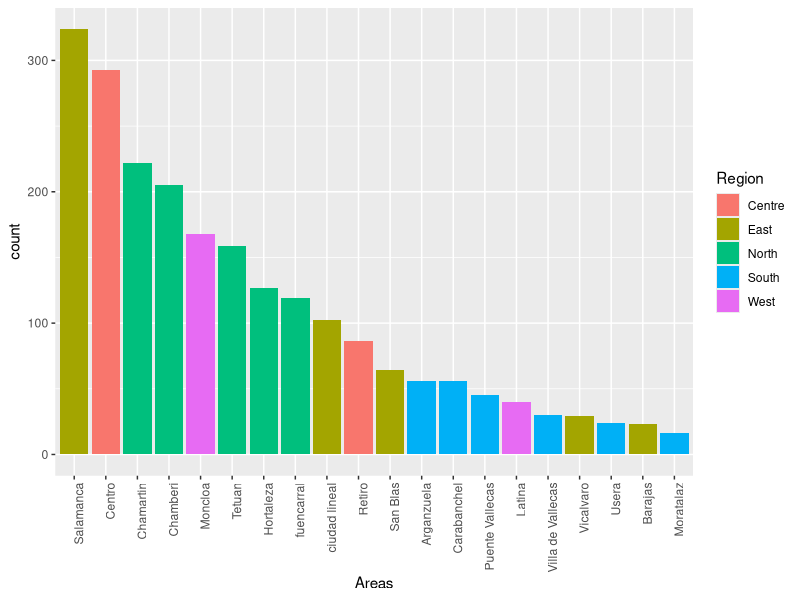
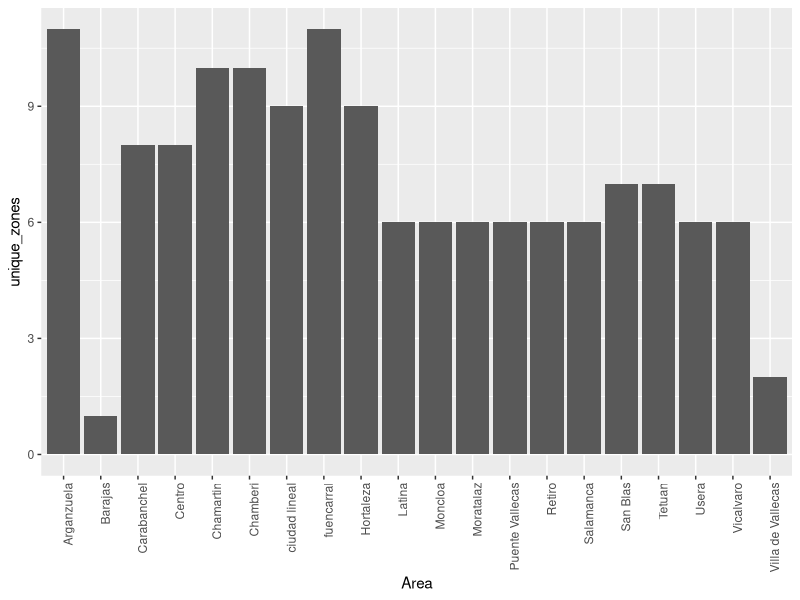
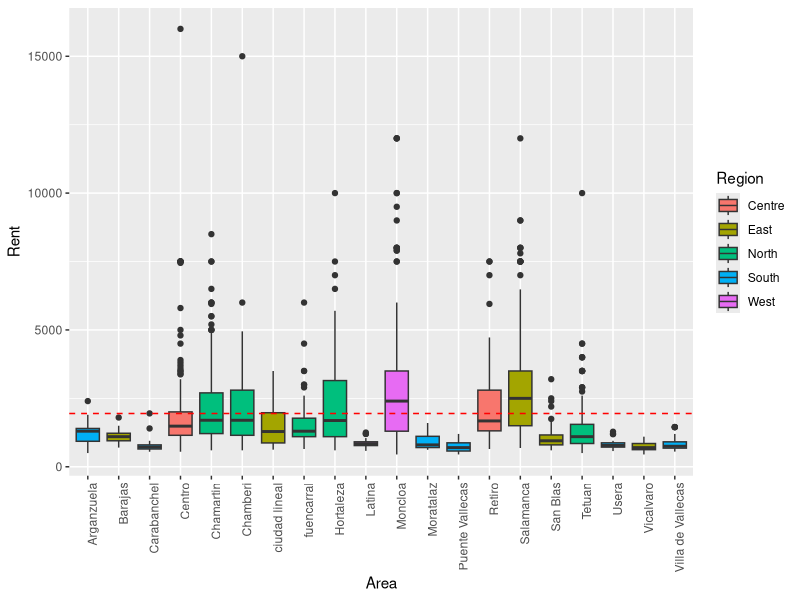
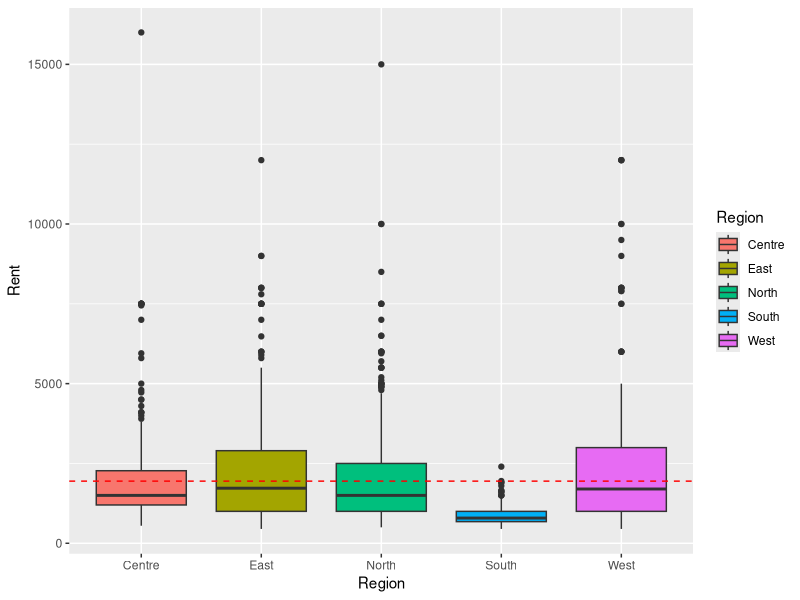
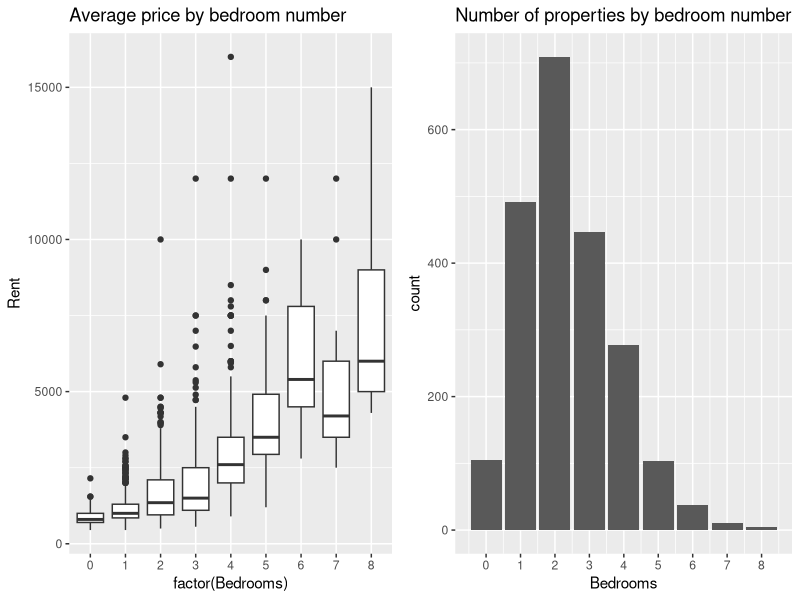
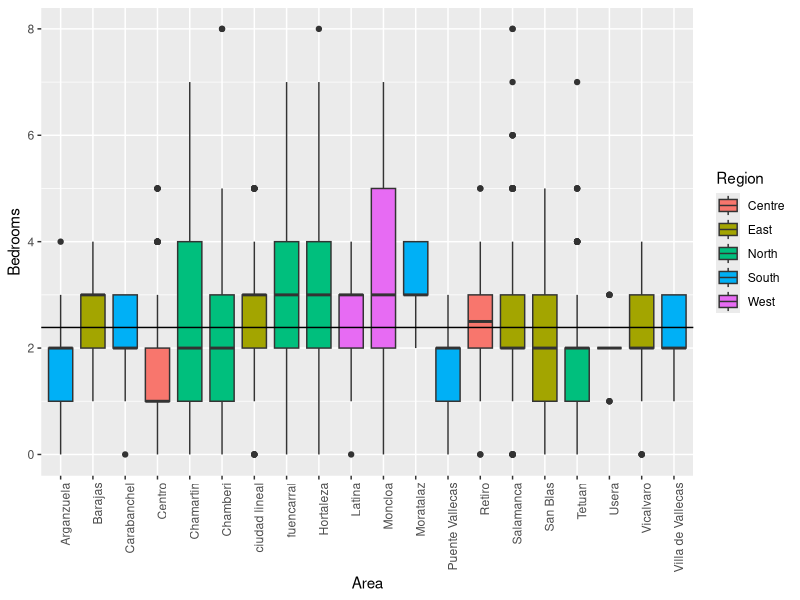
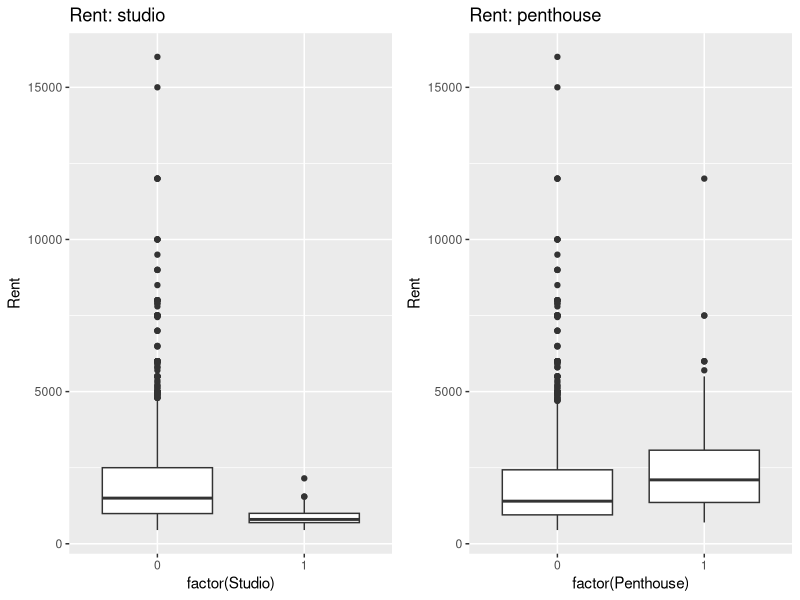
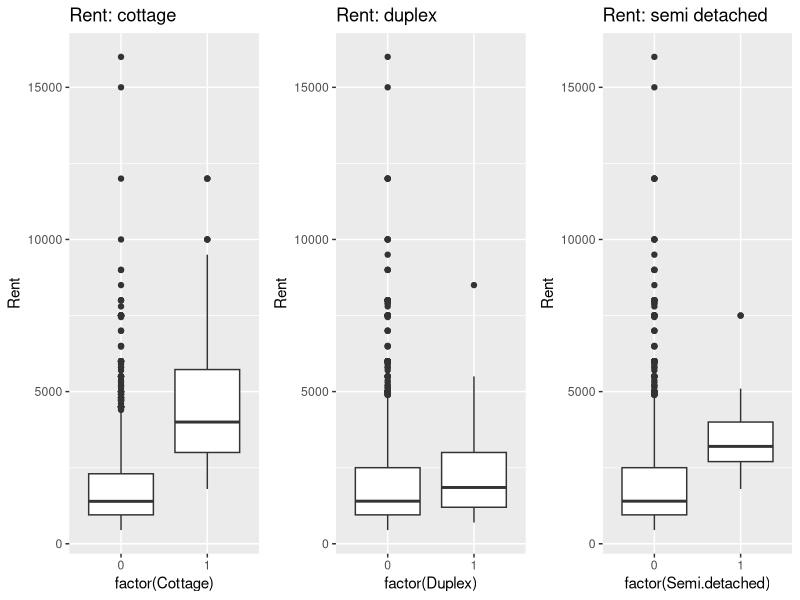

These figures' R source, in order: (Note: this script raises an error after producing the figures.)
## ---- chunk 1
knitr::opts_chunk$set(echo = TRUE)
getwd()
# setwd("/users/anchaljaiswal/Downloads")
library(dplyr)
library(ggplot2)
library(car)
library(gridExtra)
library(tidyr)
library(GGally)
getwd()
inp=read.csv("Houses_for_rent_madrid_v5.csv")
df=data.frame(inp)
str(df)
## ---- chunk 2
mean_price=mean(df$Rent)
df$Outer=factor(df$Outer)
df$Elevator=factor(df$Elevator)
df$Penthouse=factor(df$Penthouse)
df$Cottage=factor(df$Cottage)
df$Duplex=factor(df$Duplex)
df$Semi.detached=factor(df$Semi.detached)

df = df %>%
  mutate(floor_cat=ifelse(Floor<=5,1,ifelse(Floor>=6 & Floor<=10,2,3))) %>%
  mutate(bed_type = ifelse(Bedrooms<=2,1,ifelse(Bedrooms>=3 & Bedrooms<=4,2,3)))
df$floor_cat=factor(df$floor_cat)
df$Area=factor(df$Area)
df$bed_type=factor(df$bed_type)
str(df)

## ---- chunk 3
head(inp)
## ---- chunk 4
# number of listings by area
ggplot(df,aes(x=reorder(Area,Area,
                     function(x)-length(x)), fill = Region)) +
  geom_bar() + 
  theme(axis.text.x = element_text(angle = 90, hjust = 1)) +
  xlab("Areas")

table(df$Area)
## ---- chunk 5
# how many zones does each area have?
df %>%
  group_by(Area) %>%
  summarise(unique_zones = length(unique(Zone))) %>%
  arrange(desc(unique_zones)) %>%
  ggplot(aes(x = Area, y = unique_zones)) +
  geom_col() + 
  theme(axis.text.x = element_text(angle = 90, hjust = 1))
## ---- chunk 6
# rent price distribution by area?
ggplot(df, aes(x = Area, y = Rent, fill = Region)) +
  geom_boxplot() + 
  theme(axis.text.x = element_text(angle = 90, hjust = 1)) +
  geom_hline(yintercept = mean(df$Rent), color = I('red'), linetype = 2)
## ---- chunk 7
# rent prices by region?
ggplot(df, aes(x = Region, y = Rent, fill = Region)) +
  geom_boxplot() +
  geom_hline(yintercept = mean(df$Rent), color = I('red'), linetype = 2)
## ---- chunk 8
# rent prices for number of bedrooms?
grid.arrange(
  ggplot(df, aes(x = factor(Bedrooms), y = Rent)) +
    geom_boxplot() +
    ggtitle("Average price by bedroom number"),

  ggplot(df,aes(x = Bedrooms)) +
    geom_bar() +
    ggtitle("Number of properties by bedroom number") +
    scale_x_continuous(breaks = seq(0,8,1)),
  ncol = 2
)
## ---- chunk 9
# number of bedrooms by area
df %>%
  group_by(Area) %>%
  ggplot(aes(x = Area, y = Bedrooms, fill = Region)) +
  geom_boxplot() +
  theme(axis.text.x = element_text(angle = 90, hjust = 1)) +
  geom_hline(yintercept = mean(df$Bedrooms))
## ---- chunk 10
# type of house price difference?
grid.arrange(
ggplot(inp, aes(x = factor(Studio), y = Rent)) +
  geom_boxplot() +
  ggtitle('Rent: studio'),

ggplot(inp, aes(x = factor(Penthouse), y = Rent)) +
  geom_boxplot() +
  ggtitle('Rent: penthouse'),
ncol = 2
)
## ---- chunk 11
grid.arrange(
ggplot(inp, aes(x = factor(Cottage), y = Rent)) +
  geom_boxplot() +
  ggtitle('Rent: cottage'),

ggplot(inp, aes(x = factor(Duplex), y = Rent)) +
  geom_boxplot() +
  ggtitle('Rent: duplex'),

ggplot(inp, aes(x = factor(Semi.detached), y = Rent)) +
  geom_boxplot() +
  ggtitle('Rent: semi detached'),

ncol = 3
)
## ---- chunk 12
ggplot(inp, aes(x = Inside_M30)) +
  geom_bar()

mean_region_m30 <- inp %>%
  group_by(Inside_M30, Region) %>%
  summarise(mean_rent = mean(Rent))

grid.arrange(
ggplot(subset(mean_region_m30, Inside_M30 == 0), aes(x = Region, y = mean_rent, fill = Region)) +
  geom_col() +
  ggtitle("Mean rent regions out of M30"),

ggplot(subset(mean_region_m30, Inside_M30 == 1), aes(x = Region, y = mean_rent, fill = Region)) +
  geom_col() +
  ggtitle("Mean rent regions inside M30"),

ncol = 2
)
## ---- chunk 13
grid.arrange(
  ggplot(subset(inp, Inside_M30 == 0),
         aes(x = Region, y = Rent)) +
    geom_boxplot() +
    stat_summary(fun.y = mean, geom = 'point', color = I('red')) +
    ggtitle("Rent among Regions out of M30") +
    scale_y_continuous(breaks = seq(0, 17500, 2500), limit = c(0, 17000)),
  
  ggplot(subset(inp, Inside_M30 == 1),
         aes(x = Region, y = Rent)) +
    geom_boxplot() +
    stat_summary(fun.y = mean, geom = 'point', color = I('red')) +
    ggtitle("Rent among Regions inside M30")+
    scale_y_continuous(breaks = seq(0, 17500, 2500), limit = c(0, 17000)),
  
  ncol = 2
)
## ---- chunk 14
fit2= lm(data=df, Rent ~ Sq..Mt. + floor_cat + Penthouse + Cottage  + Region + Outer)
summary(fit2)
## ---- chunk 15
fit3= lm(data=df, Rent ~ Sq..Mt. + floor_cat + Cottage + Region + Duplex + Inside_M30)
summary(fit3)
## ---- chunk 16

df1 = subset(df, select = -c(Address))
df1 = subset (df, select = -c(Address, Zone, Area, Id))
ggpairs(df1)

## ---- chunk 17

#heterocedasticity

qplot(predict(fit3), rstandard(fit3)) + geom_hline(yintercept = 0) + geom_hline(yintercept = 2, colour=I("red"), alpha=I(0.05)) + geom_hline(yintercept = -2, colour=I("red"), alpha=I(0.05))


qplot(predict(fit3), rstandard(fit3)) + geom_hline(yintercept = 0) + geom_hline(yintercept = 2, colour=I("red"), alpha=I(0.05)) + geom_hline(yintercept = -2, colour=I("red"), alpha=I(0.05))

#normality of residuals

q1 = qplot(rstandard(fit2), geom="blank") + geom_histogram(aes(y=..density..), colour=I("gray"), binwidth=0.5)+ stat_function(fun=dnorm, args=list(mean=0, sd=1), colour=I("red"), alpha=I(0.5))

q2 = qplot(sample=rstandard(fit2)) +
  geom_abline(slope=1,intercept=0)

grid.arrange(q1, q2, nrow=1)



q13 = qplot(rstandard(fit3), geom="blank") + geom_histogram(aes(y=..density..), colour=I("gray"), binwidth=0.5)+ stat_function(fun=dnorm, args=list(mean=0, sd=1), colour=I("red"), alpha=I(0.5))

q23 = qplot(sample=rstandard(fit3)) +
  geom_abline(slope=1,intercept=0)

grid.arrange(q13, q23, nrow=1)


#independence of residuals

durbinWatsonTest(fit2)
durbinWatsonTest(fit3)


#Global Linear Model Assumptions

gvlma(fit2)
gvlma(fit3)


## ---- chunk 18
#Multicollinearity

vif(fit2)
vif(fit3)

#Outliers

outlierTest(fit2)
outlierTest(fit3)

#Influenters

influencePlot(fit2, id.method = "identify")
dfbetaPlots(fit2, id.method = "identify")


